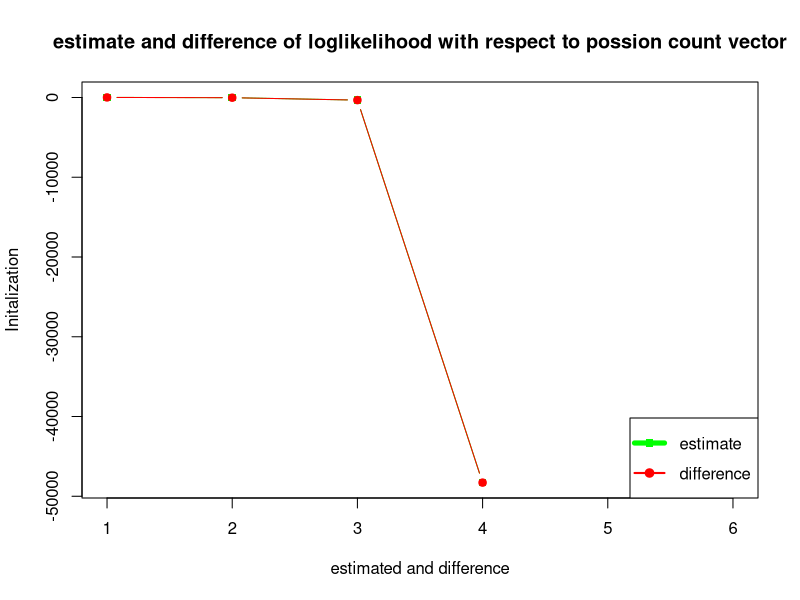

This figure's R source:
## ---- chunk 1
knitr::opts_chunk$set(echo = TRUE)
## ---- chunk 2
countsa <- c(3, 1, 1, 3, 1, 4, 3, 2, 0, 5, 0, 4, 2)

pois.ll <- function(lambda) { -sum(dpois(countsa, lambda, log = TRUE))
}

mean(countsa)
loglike <- optim(par=1, ## starting value
      fn=pois.ll,## need to specify for 1-D optimization
      lower=0.001, upper=10)
loglike
lamda_est <- loglike$par
lamda_est
set.seed(0)




optim(par = 5, fn = pois.ll,
      method="L-BFGS-B",
      lower = 0.0001,
      upper=Inf)


fit <- glm(countsa ~ 1, family = poisson())
fit

MASS::fitdistr(countsa,'Poisson')

nlm(pois.ll,0.5)

## ---- chunk 3
nr.poi=function(x=countsa,t=10,iter=5)
{
  x=countsa
  x.mean=mean(x)
  par.hat=matrix(0,1,1)
  estimate=c(rep(NULL,iter+1))
  difference=c(rep(NULL,iter+1))
  estimate[1]=t
  difference[1]=abs(t-x.mean)
  for(i in 1:iter)
  {
    #First partial derivative of log-likelihood function with respect to mu
    dbt=(exp(-t) * (t^((x) - 1) * (x)) - exp(-t) * (t^(x)))/factorial(x)/(exp(-t) * 
    (t^(x))/factorial(x))
    
    #Second partial derivative of log-likelihood function with respect to mu, then mu
    dbtt=(exp(-t) * (t^(((x) - 1) - 1) * ((x) - 1) * (x)) - exp(-t) * 
    (t^((x) - 1) * (x)) - (exp(-t) * (t^((x) - 1) * (x)) - exp(-t) * 
    (t^(x))))/factorial(x)/(exp(-t) * (t^(x))/factorial(x)) - 
    (exp(-t) * (t^((x) - 1) * (x)) - exp(-t) * (t^(x)))/factorial(x) * 
        ((exp(-t) * (t^((x) - 1) * (x)) - exp(-t) * (t^(x)))/factorial(x))/(exp(-t) * 
        (t^(x))/factorial(x))^2
    
    sdbt=sum(dbt)
    sdbtt=sum(dbtt)
    
    #hessian matrix
    h=matrix(sdbtt,1,1)
    
    #gradient vector
    g=matrix(sdbt,1,1)
    
    #parameter
    par=matrix(t,1,1)
    par.hat=par-solve(h)%*%g
    t=par.hat[1,]
    estimate[i+1]=t
    difference[i+1]=t-x.mean
  }
  tabel=data.frame(estimate,difference)
  rownames(tabel)=(c("Initiation",1:iter))
  print(x)
  print(tabel)
  cat("The real MLE value for mu is :",x.mean,"\n")
  cat("The approximated MLE value for mu is",t,"\n")
  return(tabel)
}

table <- nr.poi()
plot(seq_len(6),y = table[,1] ,lty = 1,type = 'b',pch = 15,col = 'green', main='estimate and difference of loglikelihood with respect to possion count vector',xlab = 'estimated and difference',ylab = 'Initalization')
lines(seq_len(6),y = table[,2] , col = 'red',lwd = 1, pch = 19, type = 'b' )
legend('bottomright',c("estimate","difference"), lwd=c(5,2), col=c("green","red"), y.intersp=1.5, pch = c(15,19))
